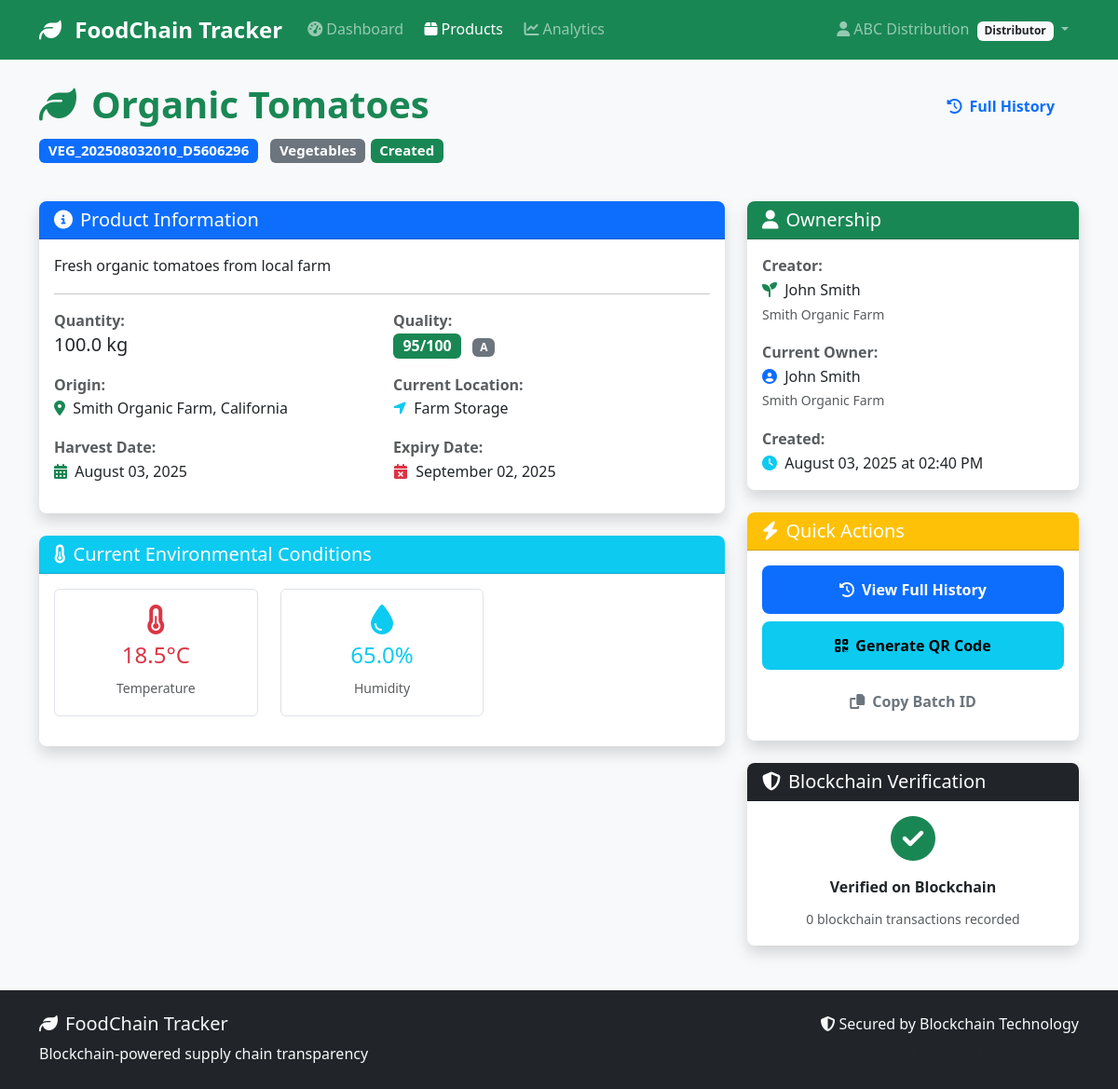
The page /products/1 (signed in) on the database its author committed.
### models/user.py (models this page shows, shortened)
class User(UserMixin, db.Model):
    __tablename__ = 'users'
    id = db.Column(db.Integer, primary_key=True)
    username = db.Column(db.String(80), unique=True, nullable=False)
    email = db.Column(db.String(120), unique=True, nullable=False)
    password_hash = db.Column(db.String(200), nullable=False)
    full_name = db.Column(db.String(100), nullable=False)
    phone = db.Column(db.String(20))
    address = db.Column(db.Text)
    role = db.Column(db.String(20), nullable=False)  # 'farmer', 'distributor', 'retailer', 'inspector'
    company_name = db.Column(db.String(100))
    license_number = db.Column(db.String(50))  # Business license or certification
    is_active = db.Column(db.Boolean, default=True)
    is_verified = db.Column(db.Boolean, default=False)  # For business verification
    created_at = db.Column(db.DateTime, default=datetime.utcnow)
    last_login = db.Column(db.DateTime)
    products_created = db.relationship('Product', foreign_keys='Product.created_by',
                                     backref='creator', lazy='dynamic')
    sent_transactions = db.relationship('Transaction', foreign_keys='Transaction.from_user_id',
                                      backref='sender', lazy='dynamic')
    received_transactions = db.relationship('Transaction', foreign_keys='Transaction.to_user_id',
                                          backref='receiver', lazy='dynamic')
    def get_role_display(self):
        role_names = {
            'farmer': 'Farmer/Producer',
            'distributor': 'Distributor',
            'retailer': 'Retailer',
            'inspector': 'Inspector'
        }
        return role_names.get(self.role, self.role.title())
    def can_create_products(self):
        return self.role == 'farmer'

### models/product.py (models this page shows, shortened)
class Product(db.Model):
    __tablename__ = 'products'
    id = db.Column(db.Integer, primary_key=True)
    batch_id = db.Column(db.String(50), unique=True, nullable=False)
    name = db.Column(db.String(100), nullable=False)
    category = db.Column(db.String(50), nullable=False)  # 'vegetables', 'fruits', 'grains', etc.
    description = db.Column(db.Text)
    quantity = db.Column(db.Float, nullable=False)  # Amount of product
    unit = db.Column(db.String(20), nullable=False)  # 'kg', 'tons', 'boxes', etc.
    quality_grade = db.Column(db.String(10))  # 'A', 'B', 'C', or custom grading
    quality_score = db.Column(db.Integer)  # 0-100 quality score
    origin_location = db.Column(db.String(200))  # Where product was produced
    harvest_date = db.Column(db.Date)
    expiry_date = db.Column(db.Date)
    current_location = db.Column(db.String(200))
    status = db.Column(db.String(50), default='created')  # 'created', 'in_transit', 'delivered', 'expired'
    temperature = db.Column(db.Float)  # Celsius
    humidity = db.Column(db.Float)     # Percentage
    pressure = db.Column(db.Float)     # For certain products
    created_by = db.Column(db.Integer, db.ForeignKey('users.id'), nullable=False)
    current_owner_id = db.Column(db.Integer, db.ForeignKey('users.id'), nullable=False)
    created_at = db.Column(db.DateTime, default=datetime.utcnow)
    updated_at = db.Column(db.DateTime, default=datetime.utcnow, onupdate=datetime.utcnow)
    current_owner = db.relationship('User', foreign_keys=[current_owner_id], backref='owned_products')
    transactions = db.relationship('Transaction', backref='product', lazy='dynamic', cascade='all, delete-orphan')
    def is_expired(self):
        if not self.expiry_date:
            return False
        return datetime.now().date() > self.expiry_date
    def days_until_expiry(self):
        if not self.expiry_date:
            return None
        delta = self.expiry_date - datetime.now().date()
        return delta.days
    def get_transaction_history(self):
        from models.blockchain import Transaction  # Add this import
        return self.transactions.order_by(Transaction.timestamp.desc()).all()

### routes/products.py (the view)
@products_bp.route('/<int:id>')
@login_required
def view_product(id):
    product = Product.query.get_or_404(id)
    blockchain_history = food_chain_blockchain.get_product_history(product.id)
    db_transactions = product.get_transaction_history()
    can_transfer = (
        current_user.id == product.current_owner_id and
        current_user.can_transfer_products()
    )
    return render_template('products/view.html',
                         product=product,
                         blockchain_history=blockchain_history,
                         db_transactions=db_transactions,
                         can_transfer=can_transfer)

### templates/products/view.html (shortened to what this page needs)
{% extends "base.html" %}
{% block content %}
<div class="row mb-4">
    <div class="col-md-8">
        <h1 class="display-6 fw-bold text-success">
            <i class="fas fa-leaf me-3"></i>{{ product.name }}
        </h1>
        <p class="lead">
            <span class="badge bg-primary me-2">{{ product.batch_id }}</span>
            <span class="badge bg-secondary">{{ product.category.title() }}</span>
            <span class="badge bg-{{ 'success' if product.status == 'created' else 'warning' if product.status == 'in_transit' else 'info' if product.status == 'delivered' else 'danger' }}">
                {{ product.status.title() }}
            </span>
        </p>
    </div>
    <div class="col-md-4 text-end">
        <a href="{{ url_for('products.product_history', id=product.id) }}" class="btn btn-outline-primary">
            <i class="fas fa-history me-2"></i>Full History
        </a>
    </div>
</div>
<div class="row">
    <div class="col-lg-8 mb-4">
        <div class="card shadow">
            <div class="card-header bg-primary text-white">
                <h5 class="mb-0">
                    <i class="fas fa-info-circle me-2"></i>Product Information
                </h5>
            </div>
            <div class="card-body">
                {% if product.description %}
                    <p class="card-text">{{ product.description }}</p>
                    <hr>
                {% endif %}
                <div class="row">
                    <div class="col-md-6 mb-3">
                        <strong class="text-muted">Quantity:</strong><br>
                        <span class="h5">{{ product.quantity }} {{ product.unit }}</span>
                    </div>
                    <div class="col-md-6 mb-3">
                        <strong class="text-muted">Quality:</strong><br>
                        {% if product.quality_score %}
                            <span class="badge bg-{{ 'success' if product.quality_score >= 80 else 'warning' if product.quality_score >= 60 else 'danger' }} fs-6">
                                {{ product.quality_score }}/100
                            </span>
                            {% if product.quality_grade %}
                                <span class="badge bg-secondary ms-2">{{ product.quality_grade }}</span>
                            {% endif %}
                        {% else %}
                            <span class="text-muted">Not rated</span>
                        {% endif %}
                    </div>
                </div>
                <div class="row">
                    <div class="col-md-6 mb-3">
                        <strong class="text-muted">Origin:</strong><br>
                        <i class="fas fa-map-marker-alt text-success me-1"></i>
                        {{ product.origin_location or 'Not specified' }}
                    </div>
                    <div class="col-md-6 mb-3">
                        <strong class="text-muted">Current Location:</strong><br>
                        <i class="fas fa-location-arrow text-info me-1"></i>
                        {{ product.current_location or 'Not specified' }}
                    </div>
                </div>
                <div class="row">
                    <div class="col-md-6 mb-3">
                        <strong class="text-muted">Harvest Date:</strong><br>
                        <i class="fas fa-calendar-alt text-success me-1"></i>
                        {{ product.harvest_date.strftime('%B %d, %Y') if product.harvest_date else 'Not specified' }}
                    </div>
                    <div class="col-md-6 mb-3">
                        <strong class="text-muted">Expiry Date:</strong><br>
                        <i class="fas fa-calendar-times text-danger me-1"></i>
                        {{ product.expiry_date.strftime('%B %d, %Y') if product.expiry_date else 'Not specified' }}
                    </div>
                </div>
            </div>
        </div>
        <div class="card shadow mt-4">
            <div class="card-header bg-info text-white">
                <h5 class="mb-0">
                    <i class="fas fa-thermometer-half me-2"></i>Current Environmental Conditions
                </h5>
            </div>
            <div class="card-body">
                <div class="row">
                    {% if product.temperature is not none %}
                        <div class="col-md-4 text-center mb-3">
                            <div class="border rounded p-3">
                                <i class="fas fa-thermometer-half fa-2x text-danger mb-2"></i>
                                <h4 class="text-danger">{{ product.temperature }}°C</h4>
                                <small class="text-muted">Temperature</small>
                            </div>
                        </div>
                    {% endif %}
                    {% if product.humidity is not none %}
                        <div class="col-md-4 text-center mb-3">
                            <div class="border rounded p-3">
                                <i class="fas fa-tint fa-2x text-info mb-2"></i>
                                <h4 class="text-info">{{ product.humidity }}%</h4>
                                <small class="text-muted">Humidity</small>
                            </div>
                        </div>
                    {% endif %}
                </div>
            </div>
        </div>
    </div>
    <div class="col-lg-4">
        <div class="card shadow mb-4">
            <div class="card-header bg-success text-white">
                <h5 class="mb-0">
                    <i class="fas fa-user me-2"></i>Ownership
                </h5>
            </div>
            <div class="card-body">
                <div class="mb-3">
                    <strong class="text-muted">Creator:</strong><br>
                    <i class="fas fa-seedling text-success me-1"></i>
                    {{ product.creator.full_name }}
                    <br><small class="text-muted">{{ product.creator.company_name or product.creator.get_role_display() }}</small>
                </div>
                <div class="mb-3">
                    <strong class="text-muted">Current Owner:</strong><br>
                    <i class="fas fa-user-circle text-primary me-1"></i>
                    {{ product.current_owner.full_name }}
                    <br><small class="text-muted">{{ product.current_owner.company_name or product.current_owner.get_role_display() }}</small>
                </div>
                <div>
                    <strong class="text-muted">Created:</strong><br>
                    <i class="fas fa-clock text-info me-1"></i>
                    {{ product.created_at.strftime('%B %d, %Y at %I:%M %p') }}
                </div>
            </div>
        </div>
        <div class="card shadow mb-4">
            <div class="card-header bg-warning text-white">
                <h5 class="mb-0">
                    <i class="fas fa-bolt me-2"></i>Quick Actions
                </h5>
            </div>
            <div class="card-body">
                <div class="d-grid gap-2">
                    <a href="{{ url_for('products.product_history', id=product.id) }}" class="btn btn-primary">
                        <i class="fas fa-history me-2"></i>View Full History
                    </a>
                    <a href="{{ url_for('products.generate_qr_code', id=product.id) }}" class="btn btn-info">
                        <i class="fas fa-qrcode me-2"></i>Generate QR Code
                    </a>
                    <button class="btn btn-outline-secondary" onclick="copyBatchId()">
                        <i class="fas fa-copy me-2"></i>Copy Batch ID
                    </button>
                </div>
            </div>
        </div>
        <div class="card shadow">
            <div class="card-header bg-dark text-white">
                <h5 class="mb-0">
                    <i class="fas fa-shield-alt me-2"></i>Blockchain Verification
                </h5>
            </div>
            <div class="card-body">
                <div class="text-center">
                    <i class="fas fa-check-circle fa-3x text-success mb-3"></i>
                    <p class="mb-2"><strong>Verified on Blockchain</strong></p>
                    <small class="text-muted">
                        {{ blockchain_history|length }} blockchain transactions recorded
                    </small>
                </div>
            </div>
        </div>
    </div>
</div>
{% endblock %}

### templates/base.html (shortened to what this page needs)
<!DOCTYPE html>
<html lang="en">
<head>
    <link href="https://cdn.jsdelivr.net/npm/bootstrap@5.3.0/dist/css/bootstrap.min.css" rel="stylesheet">
    <link href="https://cdnjs.cloudflare.com/ajax/libs/font-awesome/6.4.0/css/all.min.css" rel="stylesheet">
    <link href="{{ url_for('static', filename='css/style.css') }}" rel="stylesheet">
</head>
<body>
    <nav class="navbar navbar-expand-lg navbar-dark bg-success">
        <div class="container">
            <a class="navbar-brand" href="{{ url_for('index') }}">
                <i class="fas fa-leaf me-2"></i>
                FoodChain Tracker
            </a>
            <div class="collapse navbar-collapse" id="navbarNav">
                <ul class="navbar-nav me-auto">
                    {% if current_user.is_authenticated %}
                        <li class="nav-item">
                            <a class="nav-link" href="{{ url_for('dashboard.main') }}">
                                <i class="fas fa-tachometer-alt me-1"></i>Dashboard
                            </a>
                        </li>
                        <li class="nav-item">
                            <a class="nav-link" href="{{ url_for('products.list_products') }}">
                                <i class="fas fa-box me-1"></i>Products
                            </a>
                        </li>
                        <li class="nav-item">
                            <a class="nav-link" href="{{ url_for('analytics.dashboard') }}">
                                <i class="fas fa-chart-line me-1"></i>Analytics
                            </a>
                        </li>
                    {% endif %}
                </ul>
                <ul class="navbar-nav">
                    {% if current_user.is_authenticated %}
                        <li class="nav-item dropdown">
                            <a class="nav-link dropdown-toggle" href="#" id="navbarDropdown" role="button" data-bs-toggle="dropdown">
                                <i class="fas fa-user me-1"></i>{{ current_user.full_name }}
                                <span class="badge bg-light text-dark ms-1">{{ current_user.get_role_display() }}</span>
                            </a>
                        </li>
                    {% endif %}
                </ul>
            </div>
        </div>
    </nav>
    <main class="container my-4">
        {% block content %}{% endblock %}
    </main>
    <footer class="bg-dark text-light py-4 mt-5">
        <div class="container">
            <div class="row">
                <div class="col-md-6">
                    <h5><i class="fas fa-leaf me-2"></i>FoodChain Tracker</h5>
                    <p class="mb-0">Blockchain-powered supply chain transparency</p>
                </div>
                <div class="col-md-6 text-md-end">
                    <p class="mb-0">
                        <i class="fas fa-shield-alt me-1"></i>Secured by Blockchain Technology
                    </p>
                    <small class="text-muted">© 2024 FoodChain Tracker. All rights reserved.</small>
                </div>
            </div>
        </div>
    </footer>
</body>
</html>

### rows shown on the page
User: full_name "ABC Distribution", role "Distributor"
Product: name "Organic Tomatoes", batch_id "VEG_202508032010_D5606296", category "Vegetables", status "Created", description "Fresh organic tomatoes from local farm", quantity "100.0", unit "kg", quality_score "95", quality_grade "A", origin_location "Smith Organic Farm, California", current_location "Farm Storage", harvest_date "August 03, 2025", expiry_date "September 02, 2025", temperature "18.5", humidity "65.0", created_at "August 03, 2025 at 02:40 PM"
User: creator.full_name "John Smith", creator "Smith Organic Farm", current_owner.full_name "John Smith", current_owner "Smith Organic Farm"

### other values the page prints
{{ blockchain_history|length }} "0"
